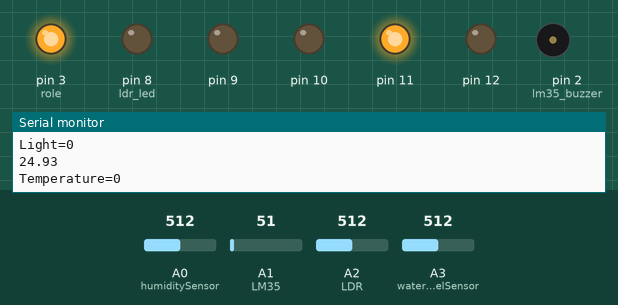
Bench run of a sketch on a simulated Arduino Uno, built with avr-gcc and run on an emulated ATmega328P. Parts: output pins drawn as LEDs (lit = HIGH), buzzer (waves = sounding, pin HIGH), the last lines printed to the serial monitor. Inputs (shaded band) come from the test bench; at power-on: A1 (LM35) = 51, A0 (humiditySensor) = 512, A2 (LDR) = 512, A3 (waterlevelSensor) = 512.

Above: at 1.2 s.
1.3 s: A1 (LM35) set to 34
2.8 s: A1 (LM35) set to 27
At 4.0 s:
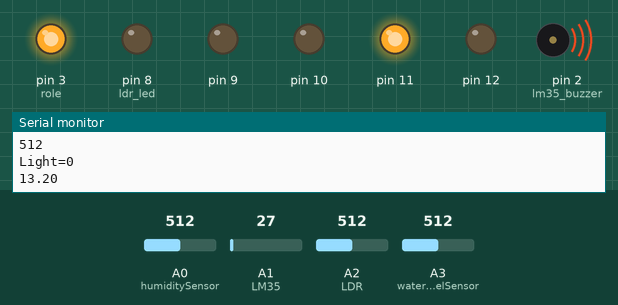
4.3 s: A0 (humiditySensor) set to 537
5.8 s: A0 (humiditySensor) set to 562
At 6.2 s:
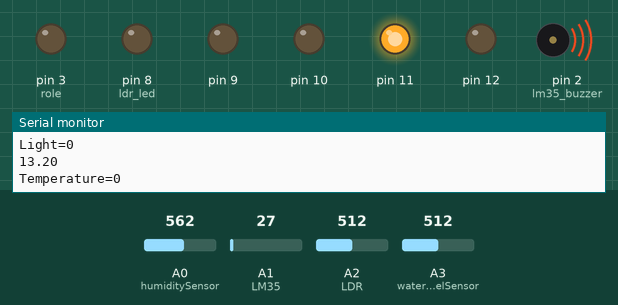
7.3 s: A2 (LDR) set to 330
10.3 s: A2 (LDR) set to 309
At 11.7 s:
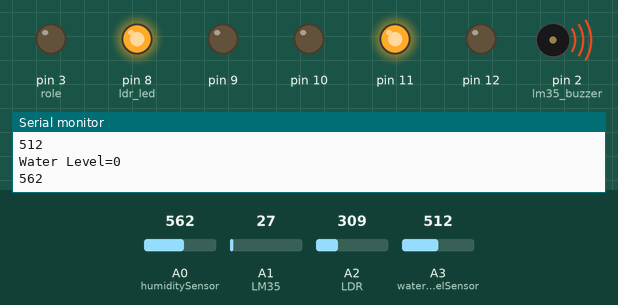
Timing chart, 0 to 12.8 s (numbered marks = the images above; inputs shaded):
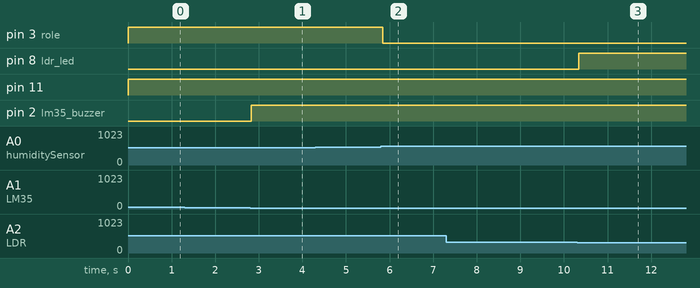

Measured:
- the behaviour switches between 31 and 30 on A1 (LM35) (found by bisection; images 0 and 1)
- the behaviour switches between 550 and 551 on A0 (humiditySensor) (found by bisection; images 1 and 2)
- the behaviour switches between 320 and 319 on A2 (LDR) (found by bisection; images 2 and 3)
- after the input at 2.8 s, pin 2 (lm35_buzzer): LOW → HIGH at once
- after the input at 5.8 s, pin 3 (role): HIGH → LOW after 0.05 s
- after the input at 10.3 s, pin 8 (ldr_led): LOW → HIGH at once

The sketch:

Project_code.ino
```cpp
#define humiditySensor   A0
#define LM35             A1
#define LDR              A2
#define waterlevelSensor A3

int role=3;
int limitValue=550;

int ldr_led=8;

int lm35_buzzer=2;
int reading_value=0;
float temperature_voltage=0;
float temperature=0;


int sensorvalue=0;
int green_led=11;
int yellow_led=10;
int red_led=9;
int buzzer=12;

void setup() {
pinMode(role,OUTPUT);
pinMode(humiditySensor,INPUT);
digitalWrite(role,LOW);
Serial.begin(9600);

pinMode(lm35_buzzer,OUTPUT);
Serial.begin(9600);

pinMode(ldr_led,OUTPUT);
Serial.begin(9600);

pinMode(9,OUTPUT);
pinMode(10,OUTPUT);
pinMode(11,OUTPUT);
pinMode(12,OUTPUT);
Serial.begin(9600);

}
void loop() {
  humiditySensor_Readings();
  LDR_Readings();
  LM35_Readings();
  Waterlevelsensor_Readings();
}
void humiditySensor_Readings(){
   int humidity=analogRead(humiditySensor);
  //Humidity sensor loop part
  Serial.println(humidity);
  Serial.print("Humidity=");
  Serial.print(!humidity);
  Serial.print("\n");
  if(limitValue>=humidity) //limitValue=550
  {
    digitalWrite(role,HIGH);
  }
  else
  {
    digitalWrite(role,LOW);
  }
}
void LDR_Readings(){
  int light=analogRead(LDR);
//LDR loop part

  Serial.println(light);
  Serial.print("Light=");
  Serial.print(!light);
  Serial.print("\n");
  if(light>=320){
    digitalWrite(ldr_led,LOW);
  }
  else{
    digitalWrite(ldr_led,HIGH);
  }
}
void LM35_Readings(){
 reading_value=analogRead(LM35);
//LM35 loop part
  temperature_voltage=(5000.0/1023.0)*reading_value;
  temperature=temperature_voltage/10.0;
  Serial.println(temperature);
  Serial.print("Temperature=");
  Serial.print(!reading_value);
  Serial.print("\n");
  if(temperature>=15){
    digitalWrite(lm35_buzzer,LOW);
  }
  else{
    digitalWrite(lm35_buzzer,HIGH);
  }
}
void Waterlevelsensor_Readings(){
  int sensorvalue=analogRead(waterlevelSensor);
//Water level sensor loop part
Serial.println(sensorvalue);
Serial.print("Water Level=");
Serial.print(!sensorvalue);
Serial.print("\n");
if(sensorvalue>=401){
  digitalWrite(11,HIGH);
  digitalWrite(10,LOW);
  digitalWrite(9,LOW);
  digitalWrite(12,LOW);
  delay(100);
}
else if((sensorvalue<=400) && (sensorvalue>=300)){
  digitalWrite(10,HIGH);
  digitalWrite(9,LOW);
digitalWrite(11,LOW);
digitalWrite(12,LOW);
  delay(100);
}
else if(sensorvalue<=299){
  digitalWrite(9,HIGH);
  digitalWrite(12,HIGH);
   digitalWrite(10,LOW);
digitalWrite(11,LOW);
delay(2000);
}
else{
  digitalWrite(9,LOW);
digitalWrite(10,LOW);
digitalWrite(11,LOW);
digitalWrite(12,LOW);
delay(100);

}
}
```
